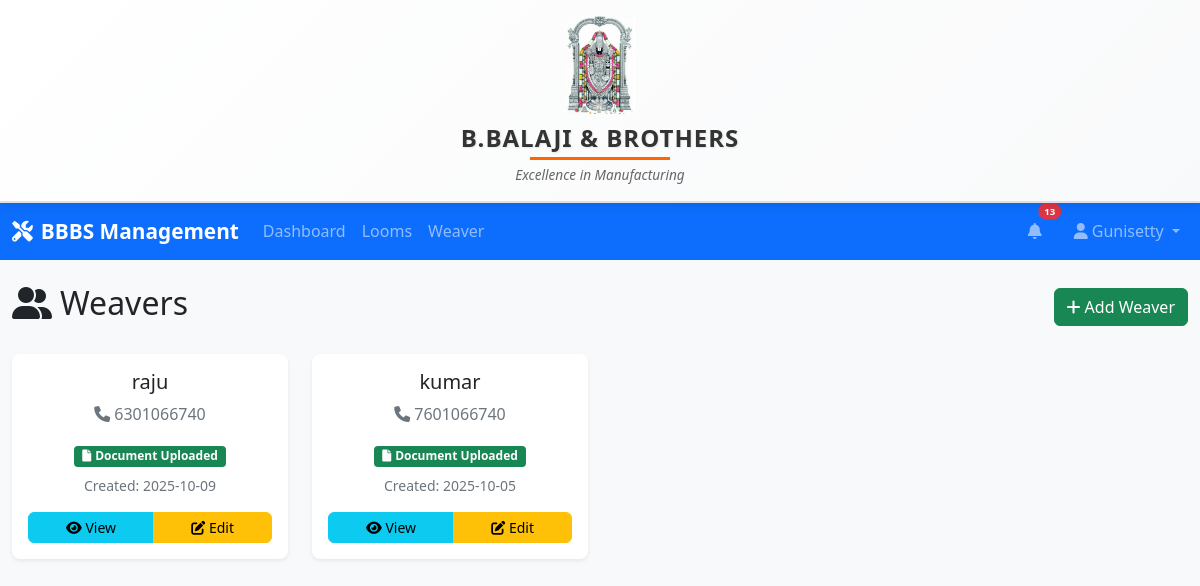
/weaver/weaver (signed in), run on the app's committed database.
### models/user.py (models this page shows, shortened)
class User(UserMixin, db.Model):
    __tablename__ = 'users'
    id = db.Column(db.Integer, primary_key=True)
    firstname = db.Column(db.String(50), nullable=False)
    lastname = db.Column(db.String(50), nullable=False)
    username = db.Column(db.String(80), unique=True, nullable=False, index=True)
    email = db.Column(db.String(120), unique=True, nullable=False, index=True)
    password_hash = db.Column(db.String(255), nullable=False)
    created_at = db.Column(db.DateTime, default=datetime.utcnow)
    updated_at = db.Column(db.DateTime, default=datetime.utcnow, onupdate=datetime.utcnow)
    looms = db.relationship('Loom', backref='user', lazy=True, cascade='all, delete-orphan')
    weavers = db.relationship('Weaver', backref='user', lazy=True, cascade='all, delete-orphan')
    looms = db.relationship('Loom', backref='user', lazy=True)

### models/weaver.py (models this page shows, shortened)
class Weaver(db.Model):
    __tablename__ = 'weavers'
    id = db.Column(db.Integer, primary_key=True)
    weavername = db.Column(db.String(100), nullable=False)
    phonenumber = db.Column(db.String(15), nullable=False)
    aadharcard = db.Column(db.String(200), nullable=True)  # File path for uploaded Aadhaar card
    address = db.Column(db.Text, nullable=True)  # Optional address field
    skills = db.Column(db.Text, nullable=True)  # Optional skills/specialties
    is_active = db.Column(db.Boolean, default=True)  # Active status
    total_credit = db.Column(db.Float, default=0.0)
    user_id = db.Column(db.Integer, db.ForeignKey('users.id'), nullable=False, index=True)
    created_at = db.Column(db.DateTime, default=datetime.utcnow, index=True)
    updated_at = db.Column(db.DateTime, default=datetime.utcnow, onupdate=datetime.utcnow)

### controllers/weaver_controller.py (the view)
@weaver_bp.route('/weaver')
@login_required
def weaver():
    weavers = Weaver.query.filter_by(user_id=current_user.id).order_by(Weaver.created_at.desc()).all()
    return render_template('weaver.html', weavers=weavers)

### templates/weaver.html (shortened to what this page needs)
{% extends "base.html" %}
{% block content %}
<div class="d-flex justify-content-between align-items-center mb-4">
    <h2><i class="fas fa-user-friends me-2"></i>Weavers</h2>
    <a href="{{ url_for('weaver.create_weaver') }}" class="btn btn-success">
        <i class="fas fa-plus me-1"></i>Add Weaver
    </a>
</div>
{% if weavers %}
<div class="row">
    {% for weaver in weavers %}
    <div class="col-md-3 col-lg-3 mb-4">
        <div class="card weaver-card h-100">
            <div class="card-body text-center">
                <h5 class="card-title">{{ weaver.weavername }}</h5>
                <p class="card-text text-muted">
                    <i class="fas fa-phone me-1"></i>{{ weaver.phonenumber }}
                </p>
                <div class="mt-3">
                    {% if weaver.aadharcard %}
                        <span class="badge bg-success mb-2">
                            <i class="fas fa-file me-1"></i>Document Uploaded
                        </span>
                    {% else %}
                        <span class="badge bg-warning mb-2">
                            <i class="fas fa-exclamation-triangle me-1"></i>No Document
                        </span>
                    {% endif %}
                </div>
                <small class="text-muted d-block mb-3">
                    Created: {{ weaver.created_at.strftime('%Y-%m-%d') }}
                </small>
                <div class="btn-group w-100" role="group">
                    <a href="{{ url_for('weaver.view_weaver', id=weaver.id) }}" class="btn btn-info btn-sm">
                        <i class="fas fa-eye"></i> View
                    </a>
                    <a href="{{ url_for('weaver.edit_weaver', id=weaver.id) }}" class="btn btn-warning btn-sm">
                        <i class="fas fa-edit"></i> Edit
                    </a>
                </div>
            </div>
        </div>
    </div>
    {% endfor %}
</div>
{% endif %}
{% endblock %}

### templates/base.html (shortened to what this page needs)
<!DOCTYPE html>
<html lang="en">
<head>
    <link href="https://cdn.jsdelivr.net/npm/bootstrap@5.1.3/dist/css/bootstrap.min.css" rel="stylesheet">
    <link href="https://cdnjs.cloudflare.com/ajax/libs/font-awesome/6.0.0/css/all.min.css" rel="stylesheet">
    <link href="{{ url_for('static', filename='css/style.css') }}" rel="stylesheet">
</head>
<body>
    <div class="company-header-fixed">
        <div class="container-fluid text-center py-3">
            <div class="company-logo-header">
                <img src="{{ url_for('static', filename='images/venkateswara.jpg') }}"
                     alt="Venkateswara Swami"
                     class="venkateswara-img">
            </div>
            <h1 class="company-name-header">B.BALAJI & BROTHERS</h1>
            <p class="company-tagline-header">Excellence in Manufacturing</p>
        </div>
    </div>
    {% if current_user.is_authenticated %}
    <nav class="navbar navbar-expand-lg navbar-dark bg-primary">
        <div class="container-fluid">
            <a class="navbar-brand" href="{{ url_for('auth.dashboard') }}">
                <i class="fas fa-tools me-2"></i>BBBS Management
            </a>
            <div class="collapse navbar-collapse" id="navbarNav">
                <ul class="navbar-nav me-auto">
                    <li class="nav-item"><a class="nav-link" href="{{ url_for('auth.dashboard') }}">Dashboard</a></li>
                    <li class="nav-item"><a class="nav-link" href="{{ url_for('loom.looms') }}">Looms</a></li>
                    <li class="nav-item"><a class="nav-link" href="{{ url_for('weaver.weaver') }}">Weaver</a></li>
                </ul>
                <ul class="navbar-nav align-items-center">
                    <li class="nav-item dropdown me-3">
                        <a class="nav-link position-relative" href="#" id="notificationDropdown" role="button" data-bs-toggle="dropdown">
                            <i class="fas fa-bell"></i>
                            <span id="notification-count"
                                  class="position-absolute top-0 start-100 translate-middle badge rounded-pill bg-danger"
                                  style="font-size: 0.6rem; display: none;">0</span>
                        </a>
                    </li>
                    <li class="nav-item dropdown">
                        <a class="nav-link dropdown-toggle" href="#" role="button" data-bs-toggle="dropdown">
                            <i class="fas fa-user me-1"></i>{{ current_user.firstname }}
                        </a>
                    </li>
                </ul>
            </div>
        </div>
    </nav>
    {% endif %}
    <main class="{% if current_user.is_authenticated %}container-fluid mt-4{% else %}main-content{% endif %}">
        {% block content %}{% endblock %}
    </main>
</body>
</html>

### static/css/style.css (style rules this page uses)
.company-header-fixed { background: linear-gradient(135deg, #ffffff 0%, #f8f9fa 100%); border-bottom: 2px solid #e0e0e0; box-shadow: 0 2px 10px rgba(0, 0, 0, 0.1); position: relative; z-index: 1000; }
.company-logo-header { margin-bottom: 10px; }
.venkateswara-img { max-width: 70px; height: auto; border-radius: 0; border: none; box-shadow: none; }
.company-name-header { font-size: 1.5rem; font-weight: bold; color: #333; margin: 0 0 5px; letter-spacing: 1px; text-shadow: 1px 1px 2px rgba(0, 0, 0, 0.1); display: inline-block; position: relative; }
.company-name-header::after { content: ""; display: block; width: 50%; margin: 4px auto 0 auto; border-bottom: 3px solid #ff6600; }
.company-tagline-header { color: #666; font-size: 0.85rem; margin: 0; font-style: italic; }
body { background-color: #f8f9fa; font-family: 'Segoe UI', Tahoma, Geneva, Verdana, sans-serif; }
.navbar-brand { font-weight: bold; font-size: 1.3rem; }
.card { border: none; box-shadow: 0 0.125rem 0.25rem rgba(0, 0, 0, 0.075); border-radius: 0.5rem; }
.btn { border-radius: 0.375rem; font-weight: 500; }
.btn-success { background-color: #198754; border-color: #198754; }
.btn-warning { background-color: #ffc107; border-color: #ffc107; color: #000; }
.btn-info { background-color: #0dcaf0; border-color: #0dcaf0; color: #000; }
.fade-in { animation: fadeIn 0.5s; }

### data on the page
User: firstname "Gunisetty"
Weaver: weavername "raju", phonenumber "6301066740", shows "Document Uploaded", created_at "2025-10-09"
Weaver: weavername "kumar", phonenumber "7601066740", shows "Document Uploaded", created_at "2025-10-05"
